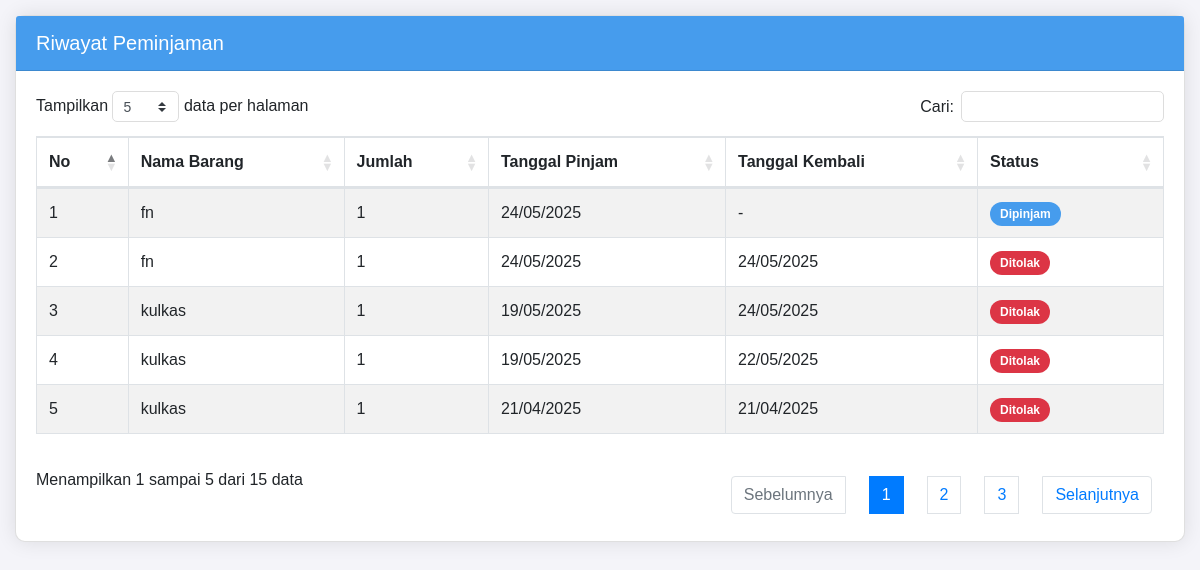
The app's page /daftarpinjam.php (signed in) with its own data.
### tables this page shows
CREATE TABLE `peminjaman` (
  `id` int(11) NOT NULL,
  `user_id` int(11) NOT NULL,
  `item_id` int(11) NOT NULL,
  `tanggal_pinjam` date NOT NULL,
  `tanggal_kembali` date DEFAULT NULL,
  `jumlah` int(11) NOT NULL,
  `status` enum('diajukan','menunggu konfirmasi','dipinjam','dikembalikan','ditolak') NOT NULL DEFAULT 'diajukan'
);

CREATE TABLE `items` (
  `id` int(11) NOT NULL,
  `qrcode_image` varchar(255) DEFAULT NULL,
  `name` varchar(150) NOT NULL,
  `item_code` varchar(50) DEFAULT NULL,
  `category_id` int(11) DEFAULT NULL,
  `purchase_date` date DEFAULT NULL,
  `price` decimal(10,2) DEFAULT NULL,
  `image` varchar(255) DEFAULT NULL,
  `item_condition` varchar(255) DEFAULT NULL,
  `room_id` int(11) DEFAULT NULL,
  `quantity` int(11) NOT NULL DEFAULT 1,
  `barcode` varchar(255) DEFAULT NULL,
  `status` enum('bisadipinjam','tidakbisadipinjam') NOT NULL DEFAULT 'bisadipinjam',
  `total` int(11) NOT NULL,
  `repair_status` enum('tidak_diperbaiki','diperbaiki') NOT NULL DEFAULT 'tidak_diperbaiki'
);

### daftarpinjam.php (the view, shortened to what this page needs)
<?php
include "config.php";
$user_id = $_SESSION['user_id'];
$query = $conn->prepare("SELECT p.id, i.name, p.tanggal_pinjam, p.tanggal_kembali, p.status, p.jumlah
                         FROM peminjaman p
                         JOIN items i ON p.item_id = i.id
                         WHERE p.user_id = ?
                         ORDER BY p.tanggal_pinjam DESC");
$query->bind_param("i", $user_id);
$query->execute();
$result = $query->get_result();
?>
<!DOCTYPE html>
<html lang="id">
<head>
    <link rel="stylesheet" href="https://cdn.datatables.net/1.11.5/css/dataTables.bootstrap4.min.css">
    <link rel="stylesheet" href="https://stackpath.bootstrapcdn.com/bootstrap/4.5.2/css/bootstrap.min.css">
</head>
<body>
    <div class="card">
        <div class="card-header">
            <h5 class="mb-0">Riwayat Peminjaman</h5>
        </div>
        <div class="card-body">
            <table id="riwayatTable" class="table table-striped table-bordered">
                <thead>
                    <tr>
                        <th>No</th>
                        <th>Nama Barang</th>
                        <th>Jumlah</th>
                        <th>Tanggal Pinjam</th>
                        <th>Tanggal Kembali</th>
                        <th>Status</th>
                    </tr>
                </thead>
                <tbody>
                    <?php
                    $no = 1;
                    while ($row = $result->fetch_assoc()):
                    ?>
                    <tr>
                        <td><?= $no++ ?></td>
                        <td><?= htmlspecialchars($row['name']) ?></td>
                        <td><?= htmlspecialchars($row['jumlah']) ?></td>
                        <td><?= date('d/m/Y', strtotime($row['tanggal_pinjam'])) ?></td>
                        <td><?= $row['tanggal_kembali'] ? date('d/m/Y', strtotime($row['tanggal_kembali'])) : '-' ?></td>
                        <td>
                            <span class="status-badge status-<?= strtolower($row['status']) ?>">
                                <?= ucfirst($row['status']) ?>
                            </span>
                        </td>
                    </tr>
                    <?php endwhile; ?>
                </tbody>
            </table>
        </div>
    </div>
</body>
</html>

### daftarpinjam.php (style rules this page uses)
body { font-family: Arial, sans-serif; margin: 0; padding: 15px; background-color: #f4f4f9; }
.card { background: white; border-radius: 10px; box-shadow: 0 0 20px rgba(0, 0, 0, 0.1); margin-bottom: 20px; }
.card-header { background: #469CED; color: white; padding: 15px 20px; border-radius: 10px 10px 0 0; }
.card-body { padding: 20px; }
table.dataTable { width: 100% !important; margin-bottom: 20px !important; }
.status-badge { padding: 5px 10px; border-radius: 15px; font-size: 12px; font-weight: 600; }
.status-dipinjam { background: #469CED; color: white; }
.status-ditolak { background: #dc3545; color: white; }

### records on screen
peminjaman: item.name "fn", jumlah "1", tanggal_pinjam "24/05/2025", status "Dipinjam"
peminjaman: item.name "fn", jumlah "1", tanggal_pinjam "24/05/2025", tanggal_kembali "24/05/2025", status "Ditolak"
peminjaman: item.name "kulkas", jumlah "1", tanggal_pinjam "19/05/2025", tanggal_kembali "24/05/2025", status "Ditolak"
peminjaman: item.name "kulkas", jumlah "1", tanggal_pinjam "19/05/2025", tanggal_kembali "22/05/2025", status "Ditolak"
peminjaman: item.name "kulkas", jumlah "1", tanggal_pinjam "21/04/2025", tanggal_kembali "21/04/2025", status "Ditolak"
